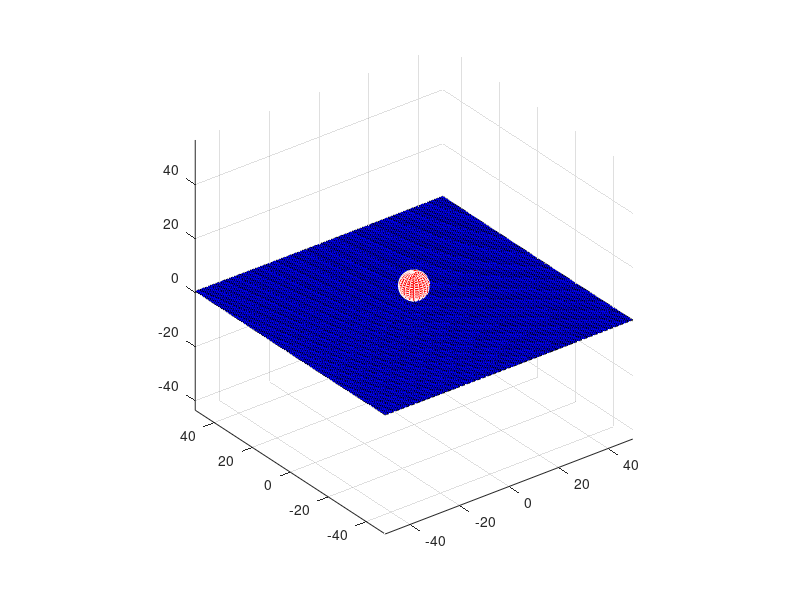

The MATLAB script that drew this image:
% Clear the output window and suppress any warning statements
clc
warning('off', 'all');
%-----------------------------------------------------------------------------
% Begin the program
%-----------------------------------------------------------------------------
disp("This program is a simulation a gravitational waves of a pulsating body by Rajesh Kumar Das(I17PH015)")
pause(1)
%-----------------------------------------------------------------------------
% Define the values of variables
%-----------------------------------------------------------------------------
x = linspace(-50, 50, 200);
y = linspace(-50, 50, 200);
k = 0.1;
count = 1;
f = 0.1;
%-----------------------------------------------------------------------------
% Determing the value of individual point
%-----------------------------------------------------------------------------
[X, Y] = meshgrid(x, y);
R = sqrt(X.^2 + Y.^2);
%-----------------------------------------------------------------------------
% Plotting the graph
%-----------------------------------------------------------------------------
while f <= 2 * pi
    Z = sin((2 * pi - f) * k * R);
    surf(X, Y, Z, 'facecolor', 'b', 'edgecolor', 'k');
    hold on
    [a, b, c] = sphere(20);
    surf(a * 5, b * 5, c * 5 + 8, 'facecolor', 'r', 'edgecolor', 'w');
    axis equal;
    pause(0.01)
    hold off;
    M(count) = getframe;
    count = count + 1;
    f = f + 0.1;
endwhile
